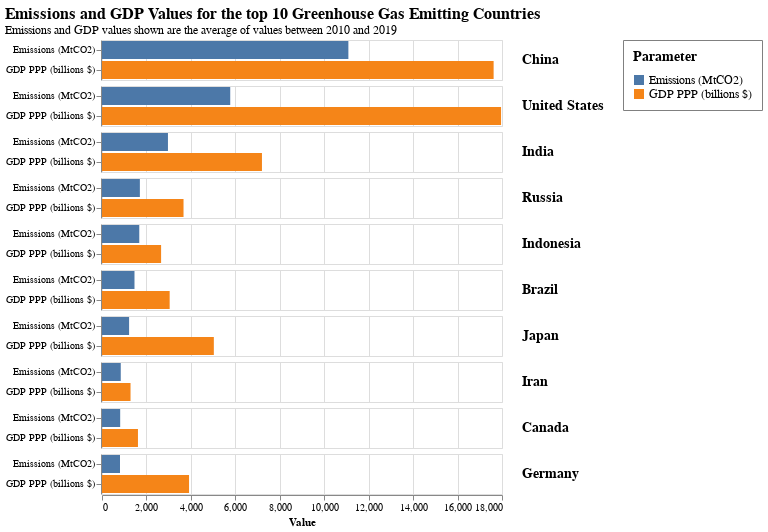

The code cell stored with this chart in its notebook:
### Markdown cell above
### Second: Make the visual.

### Code cell
# Use altair to render the visualization
out_chart = (
    alt.Chart(top_15)
    .mark_bar()
    .encode(
        x="Value:Q",
        y=alt.Y("Parameter:N", axis=alt.Axis(title=None)),
        color="Parameter:N",
    )
    .facet(
        facet=alt.Facet(
            "Country:N",
            sort=sort_top,
            title=None,
            header=alt.Header(labelFontSize=14, labelFontWeight="bold"),
        ),
        columns=1,
        spacing=4,
    )
    .properties(
        title={
            "text": "Emissions and GDP Values for the top 10 Greenhouse Gas Emitting Countries",
            "subtitle": "Emissions and GDP values shown are the average of values between 2010 and 2019",
        }
    )
    .configure_title(fontSize=16, subtitleFontSize=12)
    .configure_legend(
        titleFontSize=14,
        labelFontSize=12,
        titlePadding=10,
        strokeColor="gray",
        padding=10,
    )
    .configure_header(
        labelAnchor="middle", labelOrient="right", labelAngle=0, labelPadding=20
    )
)

out_chart

### Figure 1 — Vega-Lite specification as saved in the notebook (floating-point values rounded to 4 significant figures)
{"config": {"view": {"continuousWidth": 400, "continuousHeight": 300}, "header": {"labelAnchor": "middle", "labelAngle": 0, "labelOrient": "right", "labelPadding": 20}, "legend": {"labelFontSize": 12, "padding": 10, "strokeColor": "gray", "titleFontSize": 14, "titlePadding": 10}, "title": {"fontSize": 16, "subtitleFontSize": 12}}, "data": {"name": "data-72cc51917a0e0ea300e47b8ed8433e96"}, "facet": {"field": "Country", "header": {"labelFontSize": 14, "labelFontWeight": "bold"}, "sort": ["China", "United States", "India", "Russia", "Indonesia", "Brazil", "Japan", "Iran", "Canada", "Germany"], "title": null, "type": "nominal"}, "spec": {"mark": "bar", "encoding": {"color": {"field": "Parameter", "type": "nominal"}, "x": {"field": "Value", "type": "quantitative"}, "y": {"axis": {"title": null}, "field": "Parameter", "type": "nominal"}}}, "columns": 1, "spacing": 4, "title": {"text": "Emissions and GDP Values for the top 10 Greenhouse Gas Emitting Countries", "subtitle": "Emissions and GDP values shown are the average of values between 2010 and 2019"}, "$schema": "https://vega.github.io/schema/vega-lite/v4.17.0.json", "datasets": {"data-72cc51917a0e0ea300e47b8ed8433e96": [{"Country": "Brazil", "Parameter": "GDP PPP (billions $)", "Value": 3045.0}, {"Country": "Canada", "Parameter": "GDP PPP (billions $)", "Value": 1618.0}, {"Country": "China", "Parameter": "GDP PPP (billions $)", "Value": 17620.0}, {"Country": "Germany", "Parameter": "GDP PPP (billions $)", "Value": 3917.0}, {"Country": "India", "Parameter": "GDP PPP (billions $)", "Value": 7198.0}, {"Country": "Indonesia", "Parameter": "GDP PPP (billions $)", "Value": 2659.0}, {"Country": "Iran", "Parameter": "GDP PPP (billions $)", "Value": 1284.0}, {"Country": "Japan", "Parameter": "GDP PPP (billions $)", "Value": 5033.0}, {"Country": "Russia", "Parameter": "GDP PPP (billions $)", "Value": 3669.0}, {"Country": "United States", "Parameter": "GDP PPP (billions $)", "Value": 17960.0}, {"Country": "Brazil", "Parameter": "Emissions (MtCO2)", "Value": 1462.0}, {"Country": "Canada", "Parameter": "Emissions (MtCO2)", "Value": 818.3}, {"Country": "China", "Parameter": "Emissions (MtCO2)", "Value": 11090.0}, {"Country": "Germany", "Parameter": "Emissions (MtCO2)", "Value": 810.2}, {"Country": "India", "Parameter": "Emissions (MtCO2)", "Value": 2968.0}, {"Country": "Indonesia", "Parameter": "Emissions (MtCO2)", "Value": 1677.0}, {"Country": "Iran", "Parameter": "Emissions (MtCO2)", "Value": 844.2}, {"Country": "Japan", "Parameter": "Emissions (MtCO2)", "Value": 1219.0}, {"Country": "Russia", "Parameter": "Emissions (MtCO2)", "Value": 1704.0}, {"Country": "United States", "Parameter": "Emissions (MtCO2)", "Value": 5771.0}]}}
